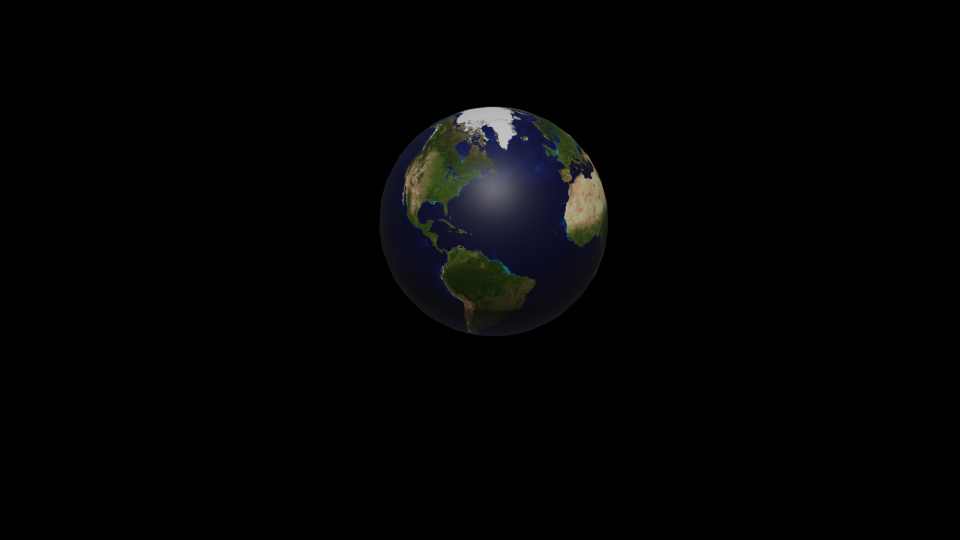
#> input picture test_datasets/world_rotate/trans_01.png, 1920 x 1080 px, found by its file name (shown at 1/2 size)
$ python volume-estimation.py   (older library calls are emulated)
#> lines starting #> are read from the running program, lines starting #| are printed output that depends on the picture
#!/usr/bin/env python
# coding: utf-8

# # Goal: Estimate Volume of an Object
#
# This is programming project aims to estimate the volume of an object using stereo vision. The procedure is described on page 67 of the document below, as well as this write up.
# Some parts of the code is recycled from previous projects.
#
# https://carlos-hernandez.org/papers/fnt_mvs_2015.pdf
#
# "First, implementing stereo rectification is a great idea and builds off of the work we did in class, so it's a great target. I don't think Blender will generate radial distortion,
# so I don't expect that you'll need to model that effect (though I could be wrong).
#
#
#
# Second, the NCC depth map technique we impemented in class, so (while interesting) is not going to count for much in your "implementation" section.
#
#
#
# If your images are coming from Blender, you should not need to compute any segmentation: you can make the background transparent and use that to mask you image.
# To compute the volume of the object, you will probably want to look into one of the multi-view stereo applications that I discussed in class and try implementing that,
# since the described procedure is not generally capable of giving you volume (you need to combine the 2D projections somehow, which it does not seem that you are doing).
#
#
#
# The LK optical flow algorithm seems like a good alternative plan; so pick whichever you would like. There are also a few open source datasets for optical flow if you'd like
# to use those: https://vision.middlebury.edu/flow/data/"

# In[1]:


# Starter code (run this first)
import cv2 as cv
import matplotlib.pyplot as plt
import numpy as np
from PIL import Image, ImageOps


# In[2]:


def load_image(filepath):
    """Loads an image into a numpy array.
    Note: image will have 3 color channels [r, g, b]."""
#> called with filepath = './world_rotate/trans_01.png'
    img = np.float32(Image.open(filepath))
    #img = ImageOps.grayscale(img)
    return cv.normalize(img, None, 0, 255, cv.NORM_MINMAX).astype('uint8')
    #return (np.asarray(img).astype('uint8')/255)[:, :, :3]


# ### 1.1 Initial Feature Matching
# We need to detect blob and corner features
# in each image using the Difference-of-Gaussian (DoG) and Harris operators. (p.68)

# In[3]:


sift = cv.SIFT_create() # sift detector uses difference of gaussian for feature detection

# get feature matches between two images using SIFT
def get_point_matches(img1, img2):
    """Returns matches as array: (feature track, image, coord)"""

    # find the keypoints and descriptors with SIFT
    kp1, des1 = sift.detectAndCompute(img1, None)
    kp2, des2 = sift.detectAndCompute(img2, None)

    FLANN_INDEX_KDTREE = 1
    index_params = dict(algorithm=FLANN_INDEX_KDTREE, trees=10)
    search_params = dict(checks=100)
    flann = cv.FlannBasedMatcher(index_params,search_params)
    matches = flann.knnMatch(des1, des2, k=2)
    good = []
    pts1 = []
    pts2 = []
    # ratio test as per Lowe's paper
    for i,(m,n) in enumerate(matches):
        if m.distance < 0.85*n.distance:
            good.append(m)
            pts2.append(kp2[m.trainIdx].pt)
            pts1.append(kp1[m.queryIdx].pt)

    pts1 = np.int32(pts1)
    pts2 = np.int32(pts2)
    F, mask = cv.findFundamentalMat(pts1, pts2, cv.FM_LMEDS)
    # We select only inlier points
    pts1 = pts1[mask.ravel()==1]
    pts2 = pts2[mask.ravel()==1]

    return np.stack((pts1, pts2), axis=1), pts1,pts2,F
# combine feature matches
def combine_matches(matches_a, matches_b):
    """Assumes that the 0'th image is the same between them."""
    combined_matches = []
    for ii in range(matches_a.shape[0]):
        ma0 = matches_a[ii, 0]
        # Find the match in b
        mi = np.where((matches_b[:, 0] == ma0).all(axis=1))[0]

        # If a match is found, add to the array
        if mi.size > 0:
            ma = matches_a[ii]
            mb = matches_b[int(mi[0])]
            combined_matches.append(np.concatenate(
                (ma, mb[1:]), axis=0))

    return np.array(combined_matches)


# ### 1.2 Model Fitting
# RANSAC-based methods randomly sample the
# matches to generate candidate models and select the model with
# the maximum number of consenting matches, which also
# defines the number of remaining models to test

# In[4]:


## RANSAC Solution
# [84 lines left out: functions solve_homography, solve_homography_ransac, visualize_matches, not called in this run]


def get_match_colors(image_c, combined_matches):
    colors = []
    nm = combined_matches.shape[0]
    for mi in range(nm):
        m = combined_matches[mi, 0, :]
        colors.append(image_c[m[1]-1:m[1]+2,
                              m[0]-1:m[0]+2].sum(axis=0).sum(axis=0)/9)

    return colors

# [57 lines left out: functions correct_affine_ambiguity, transform_image, visualize_computed_transform, not called in this run]


# In[7]:


test1 = load_image('./world_rotate/trans_01.png')
fig1 = plt.figure()
plt.imshow(test1[:, :, 0])

fig2 = plt.figure()
test2 = load_image('./world_rotate/trans_02.png')
#> call 2 of load_image, with filepath = './world_rotate/trans_02.png'
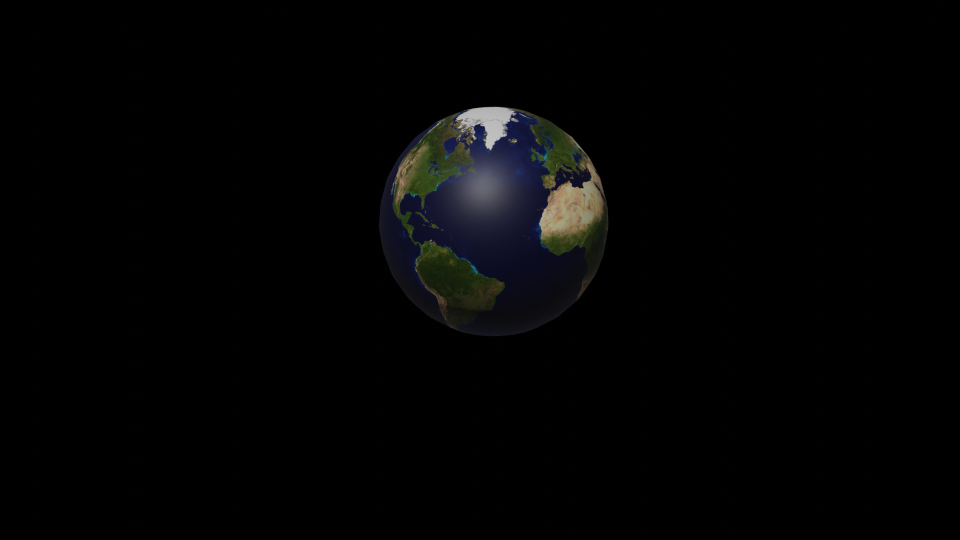
#> input picture test_datasets/world_rotate/trans_02.png, 1920 x 1080 px, found by its file name (shown at 1/2 size)
plt.imshow(test2[:, :, 0])

fig3 = plt.figure()
test3 = load_image('./world_rotate/trans_03.png')
#> call 3 of load_image, with filepath = './world_rotate/trans_03.png'
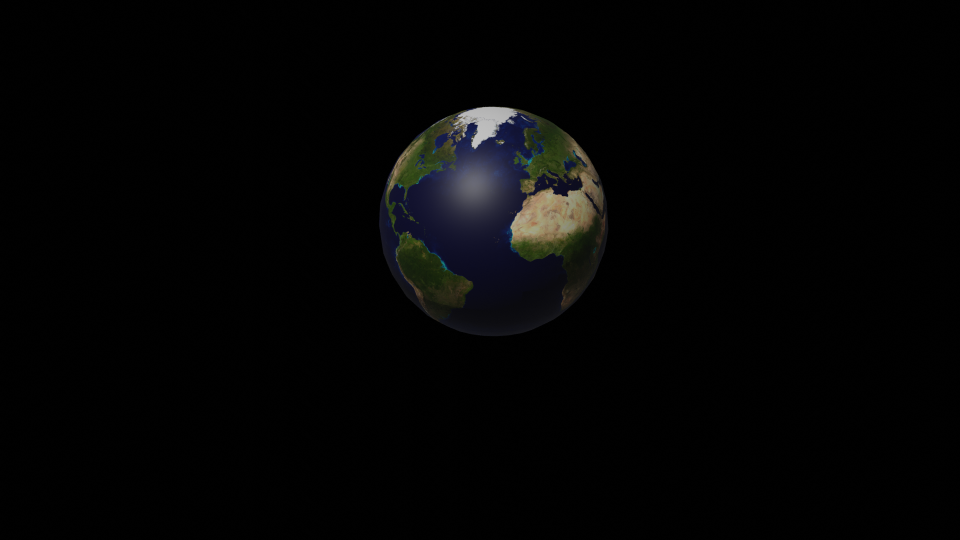
#> input picture test_datasets/world_rotate/trans_03.png, 1920 x 1080 px, found by its file name (shown at 1/2 size)
plt.imshow(test3[:, :, 0])

depth_map = cv.imread('./world_rotate/depth_map_world.png')
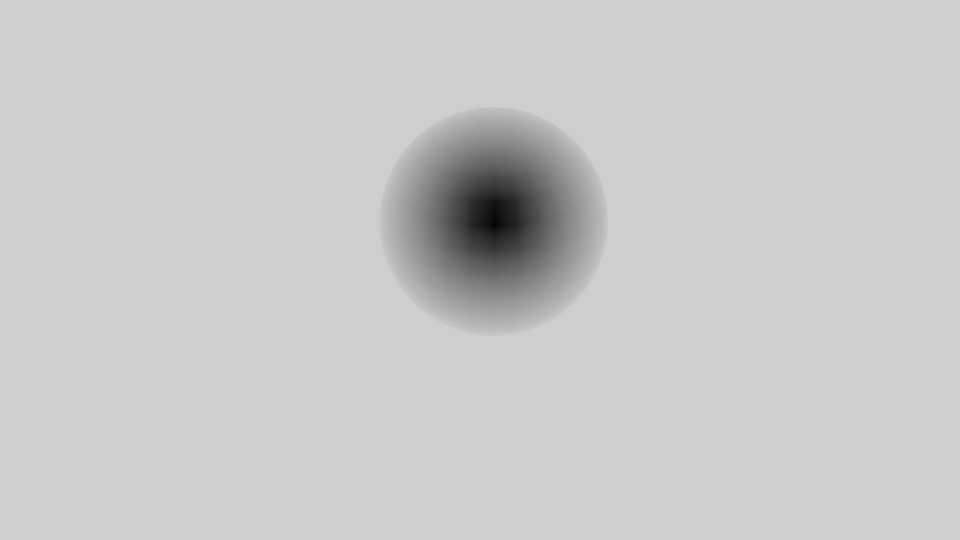
#> input picture test_datasets/world_rotate/depth_map_world.png, 1920 x 1080 px, found by its file name (shown at 1/2 size)
#> depth_map is the input picture: shape (1080, 1920, 3); min 0, max 206, mean 200.4
depth_map = cv.cvtColor(depth_map, cv.COLOR_BGR2GRAY)
#> depth_map: shape (1080, 1920)

fig1 = plt.figure()
plt.imshow(depth_map)


# In[8]:


depth_map[400,1000]


# In[9]:


def rectify_two(test1,test2,pts1,pts2,F, path1,path2):
    png = "1.png"
    h1,w1 = test1.shape
    h2,w2 = test2.shape
    _,H1, H2 = cv.stereoRectifyUncalibrated(
        np.float32(pts1), np.float32(pts2), F, imgSize=(w1,h1)
    )

    img1_rectified = cv.warpPerspective(test1, H1, (w1,h1))
    img2_rectified = cv.warpPerspective(test2, H2, (w2,h2))


    return img1_rectified, img2_rectified

def get_depth(img1_rectified, img2_rectified):
    #stereo = cv.StereoBM_create(numDisparities=16*10, blockSize=15)

    # CALCULATE DISPARITY (DEPTH MAP)
    # Matched block size. It must be an odd number >=1 . Normally, it should be somewhere in the 3..11 range.
    block_size = 11
    min_disp = -128
    max_disp = 128
    # Maximum disparity minus minimum disparity. The value is always greater than zero.
    # In the current implementation, this parameter must be divisible by 16.
    num_disp = max_disp - min_disp
    # Margin in percentage by which the best (minimum) computed cost function value should "win" the second best value to consider the found match correct.
    # Normally, a value within the 5-15 range is good enough
    uniquenessRatio = 5
    # Maximum size of smooth disparity regions to consider their noise speckles and invalidate.
    # Set it to 0 to disable speckle filtering. Otherwise, set it somewhere in the 50-200 range.
    speckleWindowSize = 200
    # Maximum disparity variation within each connected component.
    # If you do speckle filtering, set the parameter to a positive value, it will be implicitly multiplied by 16.
    # Normally, 1 or 2 is good enough.
    speckleRange = 2
    disp12MaxDiff = 0

    stereo = cv.StereoSGBM_create(
        minDisparity=min_disp,
        numDisparities=num_disp,
        blockSize=block_size,
        uniquenessRatio=uniquenessRatio,
        speckleWindowSize=speckleWindowSize,
        speckleRange=speckleRange,
        disp12MaxDiff=disp12MaxDiff,
        P1=8 * 1 * block_size * block_size,
        P2=32 * 1 * block_size * block_size,
    )

    disp = stereo.compute(np.uint8(img1_rectified), np.uint8(img2_rectified)).astype(np.float32)
    disp = cv.normalize(disp, disp, alpha=255, beta=0, norm_type=cv.NORM_MINMAX)
    disp = np.uint8(disp)

    b = 9.51066800099
    f = 0.05

    fig = plt.figure()
    plt.imshow(disp);#plt.colorbar();plt.clim(0,400)#;plt.show()

    #plot depth by using disparity focal length `C1[0,0]` from stereo calibration and `T[0]` the distance between cameras

    fig2 = plt.figure()
    plt.imshow(b*f/(disp),cmap='hot');plt.clim(-0,500);plt.colorbar();plt.show()
    return disp
#read in set of 3 images, and return the points for that image.

# [25 lines left out: function align_points, not called in this run]

def set_points(three_images_arr, i, depth_map):
#> called with i = 0
    if len(three_images_arr) != 3:
        raise ValueError('Array must have 3 images')
    test1 = cv.imread(three_images_arr[0],0)
#> test1: shape (1080, 1920); min 0, max 193, mean 3.9
    test2 = cv.imread(three_images_arr[1],0)
#> test2: shape (1080, 1920); min 0, max 193, mean 4
    test3 = cv.imread(three_images_arr[2],0)
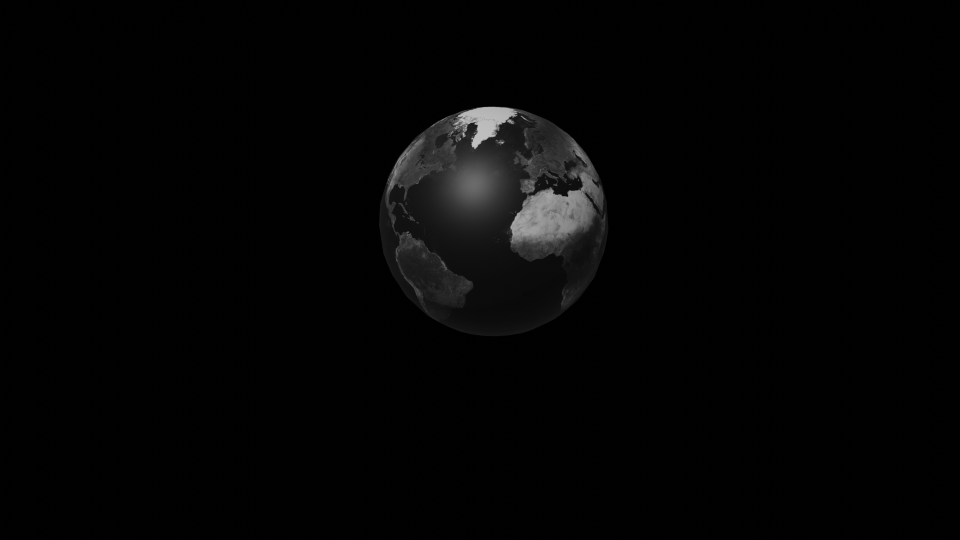
#> test3: shape (1080, 1920) (shown at 1/2 size); min 0, max 193, mean 4.2
    matches1, pts1,pts2,F = get_point_matches(test1, test2)
#> in get_point_matches, `kp1, des1 = sift.detectAndCompute(img1, None)`: kp1 = 401 keypoints; strongest (x, y, size): (1000, 242, 43.6), (1170, 408, 61.1), (945, 237, 33.4), (1054, 277, 2.5)
#> in get_point_matches, `kp2, des2 = sift.detectAndCompute(img2, None)`: kp2 = 418 keypoints; strongest (x, y, size): (986, 242, 47.3), (1142, 423, 75.7), (979, 287, 13.1), (1031, 283, 2.5)
#> in get_point_matches, `matches = flann.knnMatch(des1, des2, k=2)`: matches = 401 matches
#> after the loop in get_point_matches, `for i,(m,n) in enumerate(matches):`: good = 205 matches; pts1 = 205 pairs, first value 808 to 1190.1, second value 219.4 to 645.6; pts2 = 205 pairs, first value 783.6 to 1213.7, second value 219.4 to 604.1
#> in get_point_matches, `pts1 = np.int32(pts1)`: pts1 = 205 pairs, first value 808 to 1190, second value 219 to 645
#> in get_point_matches, `pts2 = np.int32(pts2)`: pts2 = 205 pairs, first value 783 to 1213, second value 219 to 604
#> in get_point_matches, `F, mask = cv.findFundamentalMat(pts1, pts2, cv.FM_LMEDS)`: F = [[-1.27e-07, -1.9e-06, 8.95e-05], [1.68e-07, -7.45e-07, 0.0184], [-0.00107, -0.0161, 1]]; mask = 205 values, max 1 at index 1, min 0 at index 0, mean 0.888
#> in get_point_matches, `pts1 = pts1[mask.ravel()==1]`: pts1 = 182 pairs, first value 809 to 1190, second value 234 to 614
#> in get_point_matches, `pts2 = pts2[mask.ravel()==1]`: pts2 = 182 pairs, first value 783 to 1168, second value 231 to 604
    matches2, pts1_1,pts2_1,F_1 = get_point_matches(test1, test3)
#> in get_point_matches (call 2), `kp2, des2 = sift.detectAndCompute(img2, None)`: kp2 = 431 keypoints; strongest (x, y, size): (974, 241, 46.4), (951, 285, 12.8), (945, 256, 14.3), (1007, 229, 24.5)
#> after the loop in get_point_matches (call 2), `for i,(m,n) in enumerate(matches):`: good = 125 matches; pts1 = 125 pairs, first value 803.5 to 1189.8, second value 234.6 to 600.3; pts2 = 125 pairs, first value 782.2 to 1191.5, second value 228.7 to 567.6
#> pts1_1 = 86 pairs, first value 812 to 1180, second value 242 to 535; pts2_1 = 86 pairs, first value 782 to 1181, second value 241 to 525; F_1 = [[1.99e-06, 9.81e-06, -0.00504], [-8.41e-06, 3e-06, -0.000274], [0.00222, -0.0027, 1]]

    img1_rectified, img2_rectified = rectify_two(test1,test2,pts1,pts2,F,"rect1","rect2")
#> in rectify_two, `_,H1, H2 = cv.stereoRectifyUncalibrated( np.float32(pts1), np.float32(..`: H1 = [[-0.0165, 0.00211, -0.028], [-0.00108, -0.0162, 0.992], [-1.57e-07, 5.67e-07, -0.0165]]; H2 = [[1.1, 0.0644, -130.4], [-0.00148, 1, 0.542], [0.000106, 6.19e-06, 0.895]]
#> in rectify_two, `img1_rectified = cv.warpPerspective(test1, H1, (w1,h1))`:
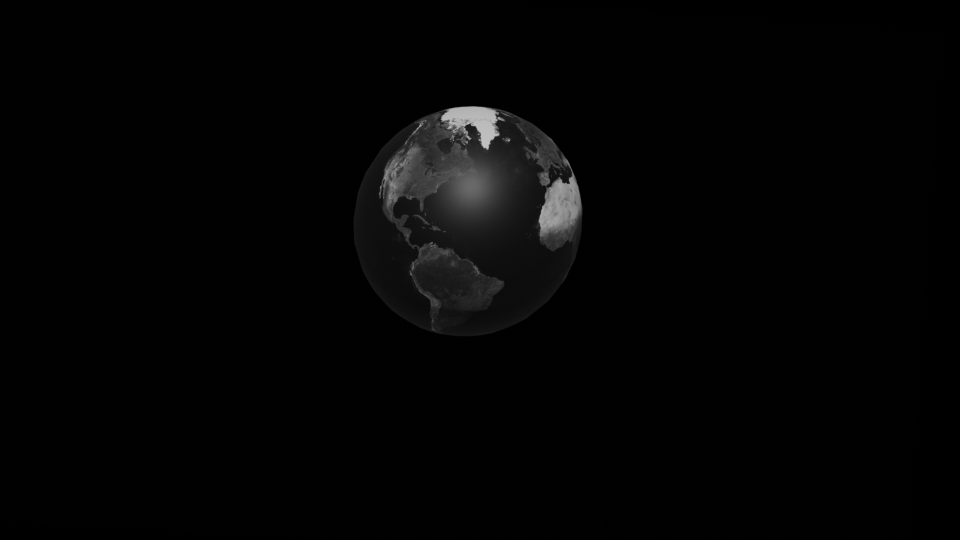
#> img1_rectified: shape (1080, 1920) (shown at 1/2 size); min 0, max 193, mean 3.8
    img2_rectified, img3_rectified = rectify_two(test2,test3,pts1_1,pts2_1,F_1, "rect3","rect4")

    disp1 = get_depth(img1_rectified, img2_rectified)
    disp2 = get_depth(img2_rectified, img3_rectified)
    disp3 = get_depth(img1_rectified, img3_rectified)
#> in get_depth (call 3), `plt.imshow(b * f / disp, cmap='hot')`:
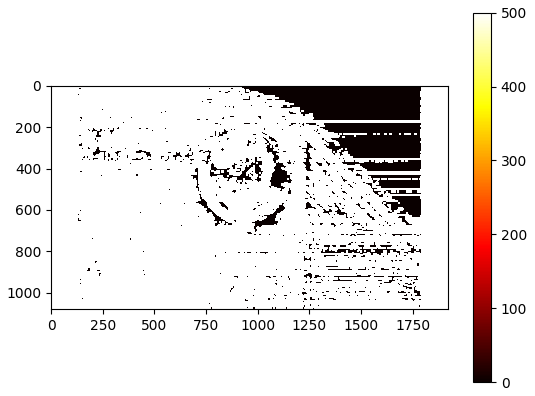
#> figure drawn by matplotlib, 2 panels

    combined_matches = combine_matches(np.array(matches1), np.array(matches2))
#> the loop in combine_matches, `for ii in range(matches_a.shape[0]):` made 182 passes
#> (mi, ma, mb) on passes 7, 8, 13, 24, 27, 34, 38, 40, 41, 43, 44: ([1], [[829, 409], [799, 390]], [[829, 409], [782, 368]]), ([2], [[829, 357], [809, 340]], [[829, 357], [801, 321]]), ([3], [[835, 385], [806, 368]], [[835, 385], [1052, 363]]), ([4], [[857, 336], [833, 321]], [[857, 336], [1147, 302]]), ([5], [[869, 488], [820, 472]], [[869, 488], [785, 451]]), ([6], [[882, 501], [831, 486]], [[882, 501], [792, 465]]), ([7], [[887, 502], [834, 487]], [[887, 502], [794, 468]]), ([8], [[890, 442], [841, 428]], [[890, 442], [804, 410]]), ([8], [[890, 442], [841, 428]], [[890, 442], [804, 410]]), ([11], [[897, 499], [844, 486]], [[897, 499], [801, 467]]), ([12, 13], [[898, 506], [844, 492]], [[898, 506], [802, 473]])
#> (ma, mb) on passes 61, 70, 71, 78, 80, 82: ([[922, 493], [864, 483]], [[922, 493], [817, 466]]), ([[934, 498], [875, 488]], [[934, 498], [826, 473]]), ([[934, 498], [875, 488]], [[934, 498], [826, 473]]), ([[946, 290], [920, 284]], [[946, 290], [900, 277]]), ([[950, 508], [889, 500]], [[950, 508], [837, 486]]), ([[953, 291], [927, 287]], [[953, 291], [904, 280]])
#> after the loop in combine_matches, `for ii in range(matches_a.shape[0]):`: combined_matches = 69 items
    colors = get_match_colors(load_image(three_images_arr[0]), combined_matches)
#> in get_match_colors, `colors = []`: colors = []
#> the loop in get_match_colors, `for mi in range(nm):` made 69 passes
#> m on passes 1 to 12: [829, 409], [829, 357], [835, 385], [857, 336], [869, 488], [882, 501], [887, 502], [890, 442], [890, 442], [897, 499], [898, 506], [899, 462]
#> after the loop in get_match_colors, `for mi in range(nm):`: colors = 69 items, first 6: [171.8, 153, 113.3], [191.7, 152.1, 114.6], [197.3, 169, 125.4], [93.78, 96.33, 46.44], [72.11, 96.56, 34.44], [63.78, 90.22, 28.78]
    centers = np.mean(combined_matches, axis=0)
#> centers = [[1013.1, 397.2], [973.4, 397.3], [943.4, 393.5]]
    matches_norm = combined_matches - centers #centered points for each image
    return combined_matches, colors


# [14 lines left out: function reproject_image_points, not called in this run]

three_images =  ['./world_rotate/trans_01.png','./world_rotate/trans_02.png','./world_rotate/trans_03.png']
# [14 lines of commented-out code are left out]


X, colors = set_points(three_images, 0, depth_map)

from scipy.spatial.transform import Rotation as R

npad = ((0, 0), (0, 0), (0, 1))
X_new = np.pad(X, pad_width=npad, mode='constant', constant_values=0)

rotation_degrees = -15
rotation_radians = np.radians(rotation_degrees)
#> rotation_radians = -0.262
rotation_axis = np.array([0, 0, 1])
#> rotation_axis = [0, 0, 1]

rotation_vector = rotation_radians * rotation_axis
#> rotation_vector = [0, 0, -0.262]
rotation = R.from_rotvec(rotation_vector)

for i,point in enumerate(X[:,0]):
    X_new[i,0,2] = depth_map[X_new[i,0,1],X_new[i,0,0]]
    X_new[i,1,2] = depth_map[X_new[i,1,1],X_new[i,1,0]]
    X_new[i,2,2] = depth_map[X_new[i,2,1],X_new[i,2,0]]

    # Apply rotation based on view index
    # View 0: no rotation (identity)
    # View 1: rotation by -15 degrees
    # View 2: rotation by -30 degrees (2 * -15)
    rotation_view1 = R.from_rotvec(rotation_radians * rotation_axis)
    rotation_view2 = R.from_rotvec(2 * rotation_radians * rotation_axis)

    X_new[i,1,:] = rotation_view1.apply(X_new[i,1,:])
    X_new[i,2,:] = rotation_view2.apply(X_new[i,2,:])
#> this loop made 69 passes

X = X_new
# [20 lines of commented-out code are left out]

np.save("points.npy", X)
np.save("colors.npy", colors)


# In[10]:


import matplotlib.pyplot as plt
import numpy as np
from mpl_toolkits.mplot3d import Axes3D

X = np.load("points.npy")
colors = np.load("colors.npy")
#> colors = 69 rows, first 8: [171.8, 153, 113.3], [191.7, 152.1, 114.6], [197.3, 169, 125.4], [93.78, 96.33, 46.44], [72.11, 96.56, 34.44], [63.78, 90.22, 28.78], [17.67, 23.78, 64.89], [80.89, 101.4, 37.33]
colors = np.true_divide(colors,255) # convert values to between 0 and 1
#> colors = 69 rows, first 8: [0.674, 0.6, 0.444], [0.752, 0.597, 0.449], [0.774, 0.663, 0.492], [0.368, 0.378, 0.182], [0.283, 0.379, 0.135], [0.25, 0.354, 0.113], [0.0693, 0.0932, 0.254], [0.317, 0.398, 0.146]
fig = plt.figure()
ax = fig.add_subplot(111, projection='3d')

ax.scatter(X[:,0], X[:,1], X[:,1], c=colors)
ax.set_xlim3d([-750, 750])
ax.set_ylim3d([-750, 750])
ax.set_zlim3d([-750, 750])
plt.show()
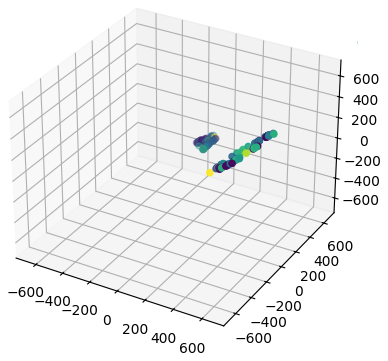
#> figure drawn by matplotlib, 1 panel


# In[11]:


#visualize_matches(three_images[0][:, :, 0], test2[:, :, 0], X)
#h_graph = solve_homography_ransac(matches1, test1[:,:,0], test2[:,:,0], rounds=100, sigma=5, s=4)

# [73 lines left out: functions visualize_computed_transform, cost_depth, c_mean, conf_depth, simple_depth_map, not called in this run]


# In[ ]:


# In[13]:


def penalty(f):
    return

lambda_reg = 1.0
#lambda_reg is a
#regularization parameter controls the degree of spatial smoothness

def cost_vol(depth_map, label):
    E = np.sum(penalty(f)) + lambda_reg*np.sum(1-1)
